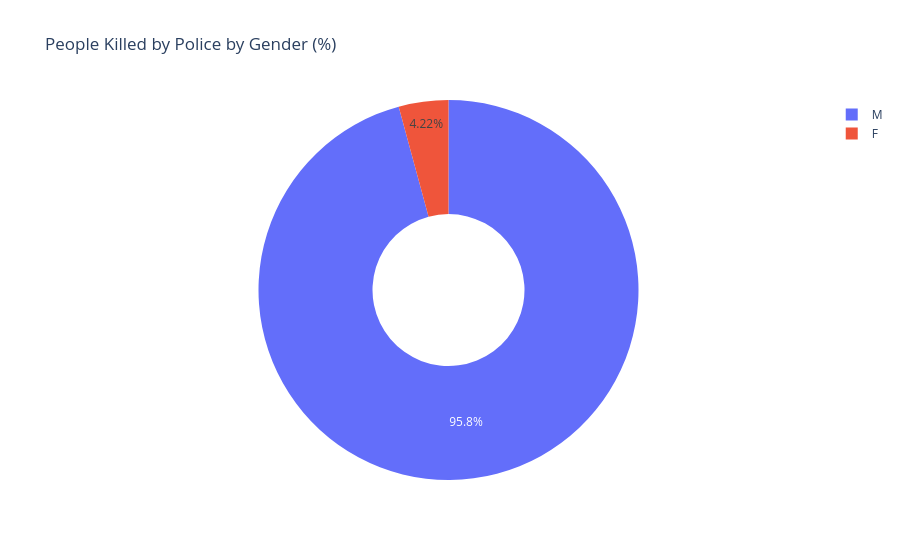

Source (notebook cell):
### Code cell
gender_pct = df_fatalities['gender'].value_counts(normalize=True) * 100

fig = px.pie(values=gender_pct.values,
             names=gender_pct.index,
             title='People Killed by Police by Gender (%)',
             hole=0.4)
fig.show()

### Figure 1 — Plotly figure (JSON) as saved in the notebook; plotly's stock layout.template omitted (floating-point values rounded to 4 significant figures)
{"data": [{"domain": {"x": [0.0, 1.0], "y": [0.0, 1.0]}, "hole": 0.4, "hovertemplate": "label=%{label}<br>value=%{value}<extra></extra>", "labels": ["M", "F"], "legendgroup": "", "name": "", "showlegend": true, "values": [95.78, 4.221], "type": "pie"}], "layout": {"legend": {"tracegroupgap": 0}, "title": {"text": "People Killed by Police by Gender (%)"}}}
